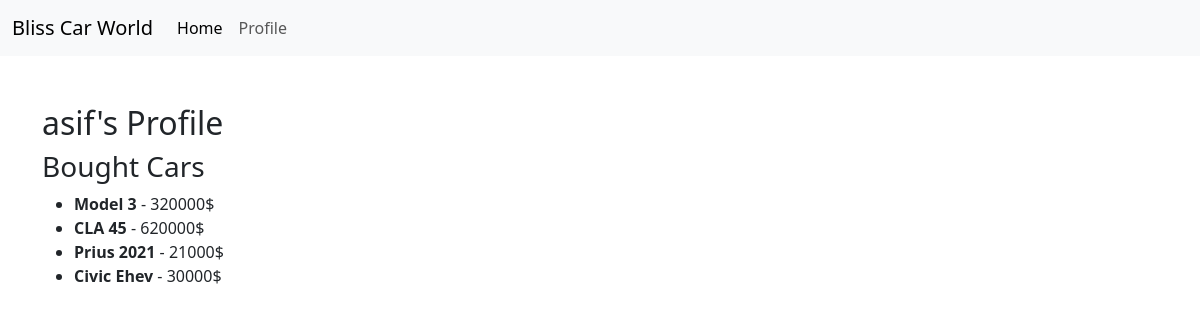
The app's page /profile/ (signed in), older data.
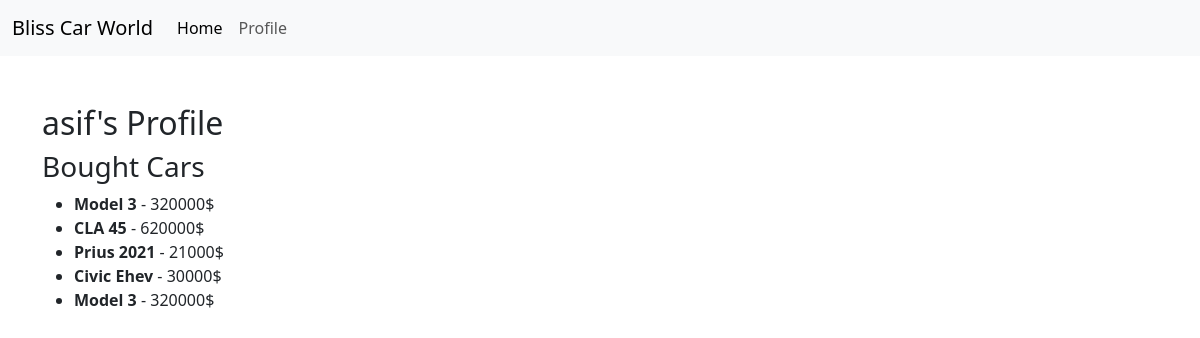
The same page, newer data.
### car/models.py (models this page shows, shortened)
class Purchase(models.Model):
    user = models.ForeignKey(User, on_delete=models.CASCADE)
    car = models.ForeignKey(CarModel, on_delete=models.CASCADE)

class CarModel(models.Model):
    title=models.CharField(max_length=30)
    description=models.TextField()
    price=models.IntegerField()
    brand = models.ForeignKey(BrandModel, on_delete=models.CASCADE)
    image=models.ImageField(upload_to='uploads/',blank=True,null=True)
    quantity=models.IntegerField(blank=True,null=True)

### bliss_car_world/views.py (the view)
# urls.py: path('profile/', views.profile, name='profile'),
@login_required
def profile(request):
    user_purchases = Purchase.objects.filter(user=request.user)
    context = {'user_purchases': user_purchases}
    return render(request, 'profile.html', context)

### car/templates/profile.html (shortened to what this page needs)
{% extends "base.html" %}
{% block content %}
<div class="container mt-5">
    <h2>{{ user.username }}'s Profile</h2>
    <h3>Bought Cars</h3>
    {% if user_purchases %}
        <ul>
            {% for purchase in user_purchases %}
                <li>
                    <strong>{{ purchase.car.title }}</strong> - {{ purchase.car.price }}$
                </li>
            {% endfor %}
        </ul>
    {% else %}
        <p>No cars purchased yet.</p>
    {% endif %}
</div>
{% endblock content %}

Row changes from the older to the newer data that the page shows:
added Purchase: car "Model 3", car.price "320000"
